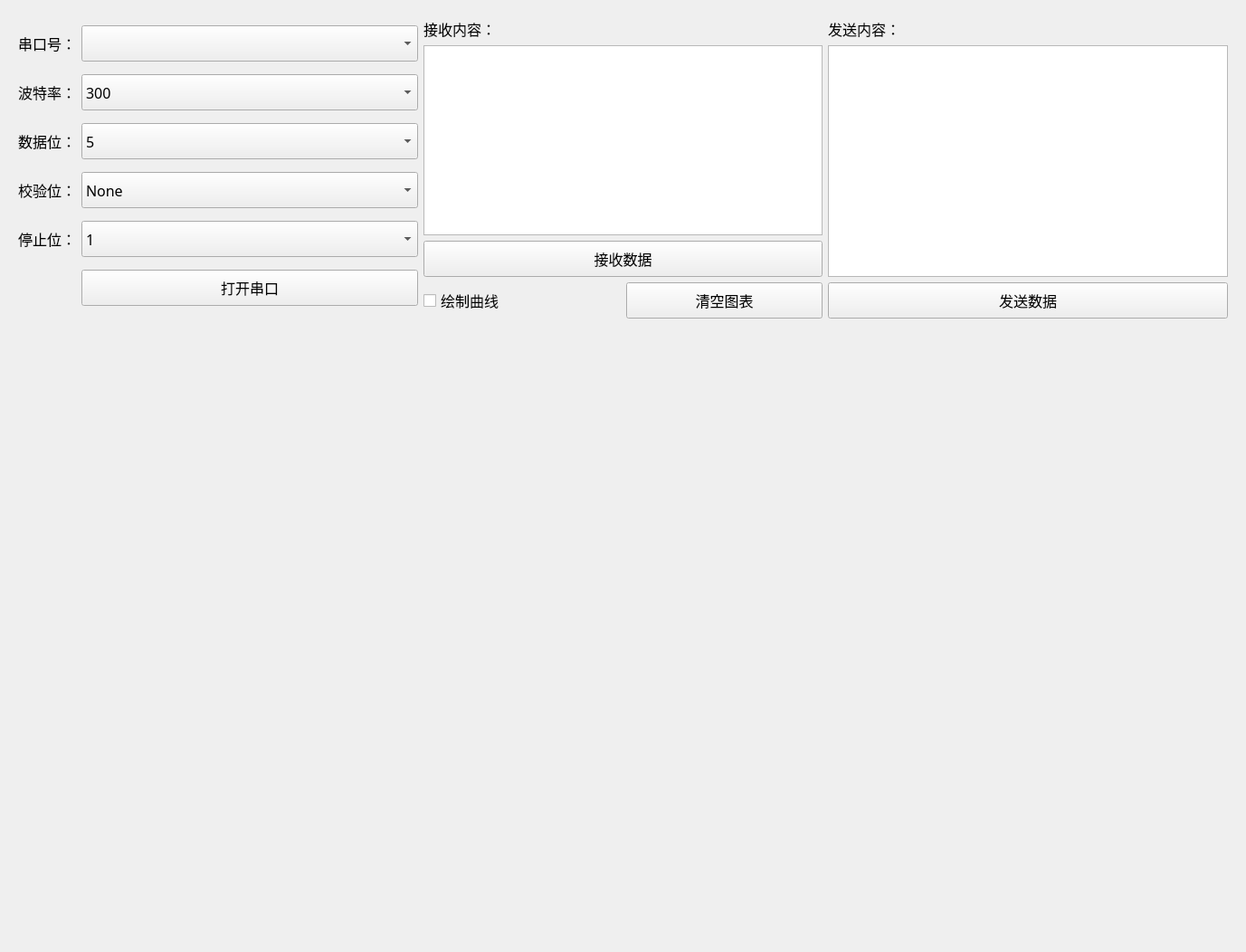
<?xml version="1.0" encoding="UTF-8"?>
<ui version="4.0">
 <class>SerialCfg</class>
 <widget class="QWidget" name="SerialCfg">
  <property name="geometry">
   <rect>
    <x>0</x>
    <y>0</y>
    <width>1377</width>
    <height>1052</height>
   </rect>
  </property>
  <property name="minimumSize">
   <size>
    <width>0</width>
    <height>280</height>
   </size>
  </property>
  <property name="maximumSize">
   <size>
    <width>16777215</width>
    <height>16777215</height>
   </size>
  </property>
  <property name="windowTitle">
   <string>SMOS::串口通信配置</string>
  </property>
  <layout class="QVBoxLayout" name="verticalLayout_4">
   <item>
    <widget class="QWidget" name="widget" native="true">
     <property name="maximumSize">
      <size>
       <width>16777215</width>
       <height>350</height>
      </size>
     </property>
     <layout class="QHBoxLayout" name="horizontalLayout_2">
      <item>
       <layout class="QGridLayout" name="gridLayout">
        <item row="3" column="0">
         <widget class="QLabel" name="LB_checkBit">
          <property name="maximumSize">
           <size>
            <width>80</width>
            <height>40</height>
           </size>
          </property>
          <property name="font">
           <font>
            <family>黑体</family>
            <pointsize>12</pointsize>
           </font>
          </property>
          <property name="text">
           <string>校验位：</string>
          </property>
         </widget>
        </item>
        <item row="0" column="2">
         <widget class="QComboBox" name="CB_serialPort">
          <property name="minimumSize">
           <size>
            <width>150</width>
            <height>40</height>
           </size>
          </property>
          <property name="font">
           <font>
            <family>黑体</family>
            <pointsize>10</pointsize>
           </font>
          </property>
         </widget>
        </item>
        <item row="3" column="2">
         <widget class="QComboBox" name="CB_checkBit">
          <property name="minimumSize">
           <size>
            <width>150</width>
            <height>40</height>
           </size>
          </property>
          <property name="font">
           <font>
            <family>黑体</family>
            <pointsize>12</pointsize>
           </font>
          </property>
          <item>
           <property name="text">
            <string>None</string>
           </property>
          </item>
          <item>
           <property name="text">
            <string>Even</string>
           </property>
          </item>
          <item>
           <property name="text">
            <string>Mark</string>
           </property>
          </item>
          <item>
           <property name="text">
            <string>Odd</string>
           </property>
          </item>
         </widget>
        </item>
        <item row="0" column="0">
         <widget class="QLabel" name="LB_serialPort">
          <property name="maximumSize">
           <size>
            <width>80</width>
            <height>40</height>
           </size>
          </property>
          <property name="font">
           <font>
            <family>黑体</family>
            <pointsize>12</pointsize>
           </font>
          </property>
          <property name="text">
           <string>串口号：</string>
          </property>
         </widget>
        </item>
        <item row="1" column="2">
         <widget class="QComboBox" name="CB_baudRate">
          <property name="minimumSize">
           <size>
            <width>150</width>
            <height>40</height>
           </size>
          </property>
          <property name="font">
           <font>
            <family>黑体</family>
            <pointsize>12</pointsize>
           </font>
          </property>
          <property name="currentText">
           <string>300</string>
          </property>
          <item>
           <property name="text">
            <string>300</string>
           </property>
          </item>
          <item>
           <property name="text">
            <string>600</string>
           </property>
          </item>
          <item>
           <property name="text">
            <string>1200</string>
           </property>
          </item>
          <item>
           <property name="text">
            <string>2400</string>
           </property>
          </item>
          <item>
           <property name="text">
            <string>4800</string>
           </property>
          </item>
          <item>
           <property name="text">
            <string>9600</string>
           </property>
          </item>
          <item>
           <property name="text">
            <string>14400</string>
           </property>
          </item>
          <item>
           <property name="text">
            <string>19200</string>
           </property>
          </item>
          <item>
           <property name="text">
            <string>38400</string>
           </property>
          </item>
          <item>
           <property name="text">
            <string>56000</string>
           </property>
          </item>
          <item>
           <property name="text">
            <string>57600</string>
           </property>
          </item>
          <item>
           <property name="text">
            <string>115200</string>
           </property>
          </item>
          <item>
           <property name="text">
            <string>128000</string>
           </property>
          </item>
          <item>
           <property name="text">
            <string>256000</string>
           </property>
          </item>
          <item>
           <property name="text">
            <string>460800</string>
           </property>
          </item>
         </widget>
        </item>
        <item row="4" column="2">
         <widget class="QComboBox" name="CB_stopBit">
          <property name="minimumSize">
           <size>
            <width>150</width>
            <height>40</height>
           </size>
          </property>
          <property name="font">
           <font>
            <family>黑体</family>
            <pointsize>12</pointsize>
           </font>
          </property>
          <property name="frame">
           <bool>true</bool>
          </property>
          <item>
           <property name="text">
            <string>1</string>
           </property>
          </item>
          <item>
           <property name="text">
            <string>1.5</string>
           </property>
          </item>
          <item>
           <property name="text">
            <string>2</string>
           </property>
          </item>
         </widget>
        </item>
        <item row="4" column="0">
         <widget class="QLabel" name="LB_stopBit">
          <property name="maximumSize">
           <size>
            <width>80</width>
            <height>40</height>
           </size>
          </property>
          <property name="font">
           <font>
            <family>黑体</family>
            <pointsize>12</pointsize>
           </font>
          </property>
          <property name="text">
           <string>停止位：</string>
          </property>
         </widget>
        </item>
        <item row="1" column="0">
         <widget class="QLabel" name="LB_baudRate">
          <property name="maximumSize">
           <size>
            <width>80</width>
            <height>40</height>
           </size>
          </property>
          <property name="font">
           <font>
            <family>黑体</family>
            <pointsize>12</pointsize>
           </font>
          </property>
          <property name="text">
           <string>波特率：</string>
          </property>
         </widget>
        </item>
        <item row="2" column="0">
         <widget class="QLabel" name="LB_dataBit">
          <property name="maximumSize">
           <size>
            <width>80</width>
            <height>40</height>
           </size>
          </property>
          <property name="font">
           <font>
            <family>黑体</family>
            <pointsize>12</pointsize>
           </font>
          </property>
          <property name="text">
           <string>数据位：</string>
          </property>
         </widget>
        </item>
        <item row="2" column="2">
         <widget class="QComboBox" name="CB_dataBit">
          <property name="minimumSize">
           <size>
            <width>150</width>
            <height>40</height>
           </size>
          </property>
          <property name="font">
           <font>
            <family>黑体</family>
            <pointsize>12</pointsize>
           </font>
          </property>
          <property name="currentText">
           <string>5</string>
          </property>
          <item>
           <property name="text">
            <string>5</string>
           </property>
          </item>
          <item>
           <property name="text">
            <string>6</string>
           </property>
          </item>
          <item>
           <property name="text">
            <string>7</string>
           </property>
          </item>
          <item>
           <property name="text">
            <string>8</string>
           </property>
          </item>
         </widget>
        </item>
        <item row="5" column="2">
         <widget class="QPushButton" name="PB_openSerial">
          <property name="sizePolicy">
           <sizepolicy hsizetype="Expanding" vsizetype="Fixed">
            <horstretch>0</horstretch>
            <verstretch>0</verstretch>
           </sizepolicy>
          </property>
          <property name="minimumSize">
           <size>
            <width>150</width>
            <height>40</height>
           </size>
          </property>
          <property name="maximumSize">
           <size>
            <width>16777215</width>
            <height>40</height>
           </size>
          </property>
          <property name="font">
           <font>
            <family>黑体</family>
            <pointsize>12</pointsize>
           </font>
          </property>
          <property name="text">
           <string>打开串口</string>
          </property>
         </widget>
        </item>
       </layout>
      </item>
      <item>
       <layout class="QVBoxLayout" name="verticalLayout_3">
        <item>
         <layout class="QVBoxLayout" name="verticalLayout_2">
          <item>
           <widget class="QLabel" name="LB_receive">
            <property name="maximumSize">
             <size>
              <width>16777215</width>
              <height>30</height>
             </size>
            </property>
            <property name="font">
             <font>
              <family>黑体</family>
              <pointsize>12</pointsize>
             </font>
            </property>
            <property name="text">
             <string>接收内容：</string>
            </property>
           </widget>
          </item>
          <item>
           <widget class="QPlainTextEdit" name="PT_showData">
            <property name="maximumSize">
             <size>
              <width>16777215</width>
              <height>300</height>
             </size>
            </property>
            <property name="font">
             <font>
              <family>黑体</family>
              <pointsize>16</pointsize>
             </font>
            </property>
           </widget>
          </item>
          <item>
           <widget class="QPushButton" name="PB_receiveData">
            <property name="sizePolicy">
             <sizepolicy hsizetype="Expanding" vsizetype="Fixed">
              <horstretch>0</horstretch>
              <verstretch>0</verstretch>
             </sizepolicy>
            </property>
            <property name="minimumSize">
             <size>
              <width>150</width>
              <height>40</height>
             </size>
            </property>
            <property name="maximumSize">
             <size>
              <width>16777215</width>
              <height>40</height>
             </size>
            </property>
            <property name="font">
             <font>
              <family>黑体</family>
              <pointsize>12</pointsize>
             </font>
            </property>
            <property name="text">
             <string>接收数据</string>
            </property>
           </widget>
          </item>
         </layout>
        </item>
        <item>
         <layout class="QHBoxLayout" name="horizontalLayout">
          <item>
           <widget class="QCheckBox" name="CHB_isDraw">
            <property name="font">
             <font>
              <family>黑体</family>
              <pointsize>12</pointsize>
             </font>
            </property>
            <property name="text">
             <string>绘制曲线</string>
            </property>
            <property name="checked">
             <bool>false</bool>
            </property>
           </widget>
          </item>
          <item>
           <widget class="QPushButton" name="PB_clearChart">
            <property name="minimumSize">
             <size>
              <width>0</width>
              <height>40</height>
             </size>
            </property>
            <property name="maximumSize">
             <size>
              <width>16777215</width>
              <height>40</height>
             </size>
            </property>
            <property name="font">
             <font>
              <family>黑体</family>
              <pointsize>12</pointsize>
             </font>
            </property>
            <property name="text">
             <string>清空图表</string>
            </property>
           </widget>
          </item>
         </layout>
        </item>
       </layout>
      </item>
      <item>
       <layout class="QVBoxLayout" name="verticalLayout">
        <item>
         <widget class="QLabel" name="LB_send">
          <property name="maximumSize">
           <size>
            <width>16777215</width>
            <height>30</height>
           </size>
          </property>
          <property name="font">
           <font>
            <family>黑体</family>
            <pointsize>12</pointsize>
           </font>
          </property>
          <property name="text">
           <string>发送内容：</string>
          </property>
         </widget>
        </item>
        <item>
         <widget class="QPlainTextEdit" name="PT_sendData">
          <property name="maximumSize">
           <size>
            <width>16777215</width>
            <height>300</height>
           </size>
          </property>
          <property name="font">
           <font>
            <family>黑体</family>
            <pointsize>16</pointsize>
           </font>
          </property>
         </widget>
        </item>
        <item>
         <widget class="QPushButton" name="PB_sendSerialData">
          <property name="sizePolicy">
           <sizepolicy hsizetype="Expanding" vsizetype="Fixed">
            <horstretch>0</horstretch>
            <verstretch>0</verstretch>
           </sizepolicy>
          </property>
          <property name="minimumSize">
           <size>
            <width>150</width>
            <height>40</height>
           </size>
          </property>
          <property name="maximumSize">
           <size>
            <width>16777215</width>
            <height>40</height>
           </size>
          </property>
          <property name="font">
           <font>
            <family>黑体</family>
            <pointsize>12</pointsize>
           </font>
          </property>
          <property name="text">
           <string>发送数据</string>
          </property>
         </widget>
        </item>
       </layout>
      </item>
     </layout>
    </widget>
   </item>
   <item>
    <widget class="QWidget" name="WG_chart" native="true">
     <property name="sizePolicy">
      <sizepolicy hsizetype="Expanding" vsizetype="Expanding">
       <horstretch>0</horstretch>
       <verstretch>0</verstretch>
      </sizepolicy>
     </property>
     <property name="styleSheet">
      <string notr="true">border:0px;
padding:0px;</string>
     </property>
    </widget>
   </item>
  </layout>
 </widget>
 <resources/>
 <connections/>
</ui>
